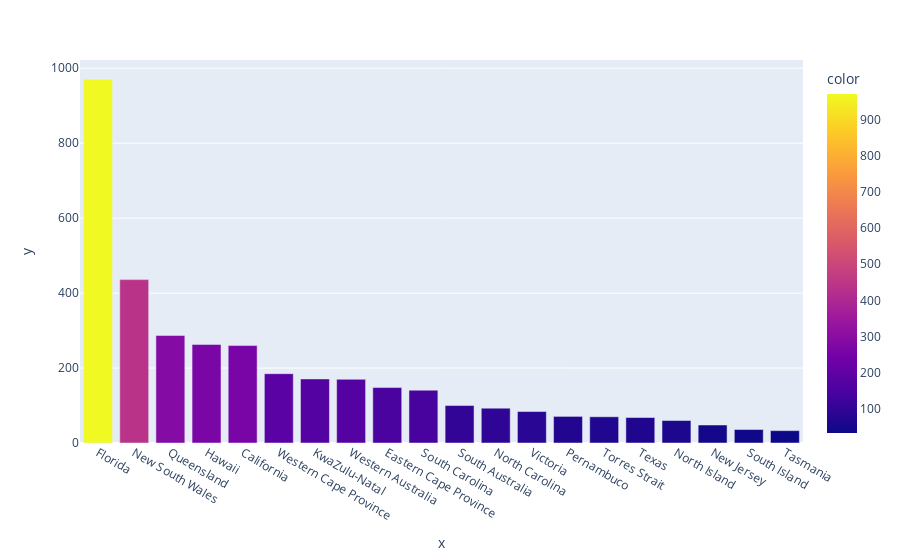

The cell this chart's notebook holds for it:
### Code cell
fig.show()

### Figure 1 — Plotly figure (JSON) as saved in the notebook; plotly's stock layout.template omitted (floating-point values rounded to 4 significant figures)
{"data": [{"alignmentgroup": "True", "hovertemplate": "x=%{x}<br>y=%{y}<br>color=%{marker.color}<extra></extra>", "legendgroup": "", "marker": {"color": [971, 436, 287, 263, 260, 185, 171, 170, 148, 141, 100, 93, 84, 71, 70, 68, 60, 48, 36, 33], "coloraxis": "coloraxis", "pattern": {"shape": ""}}, "name": "", "offsetgroup": "", "orientation": "v", "showlegend": false, "textposition": "auto", "type": "bar", "x": ["Florida", "New South Wales", "Queensland", "Hawaii", "California", "Western Cape Province", "KwaZulu-Natal", "Western Australia", "Eastern Cape Province", "South Carolina", "South Australia", "North Carolina", "Victoria", "Pernambuco", "Torres Strait", "Texas", "North Island", "New Jersey", "South Island", "Tasmania"], "xaxis": "x", "y": [971, 436, 287, 263, 260, 185, 171, 170, 148, 141, 100, 93, 84, 71, 70, 68, 60, 48, 36, 33], "yaxis": "y"}], "layout": {"barmode": "relative", "coloraxis": {"colorbar": {"title": {"text": "color"}}, "colorscale": [[0, "#0d0887"], [0.1111, "#46039f"], [0.2222, "#7201a8"], [0.3333, "#9c179e"], [0.4444, "#bd3786"], [0.5556, "#d8576b"], [0.6667, "#ed7953"], [0.7778, "#fb9f3a"], [0.8889, "#fdca26"], [1, "#f0f921"]]}, "legend": {"tracegroupgap": 0}, "margin": {"t": 60}, "xaxis": {"anchor": "y", "domain": [0, 1], "title": {"text": "x"}}, "yaxis": {"anchor": "x", "domain": [0, 1], "title": {"text": "y"}}}}
